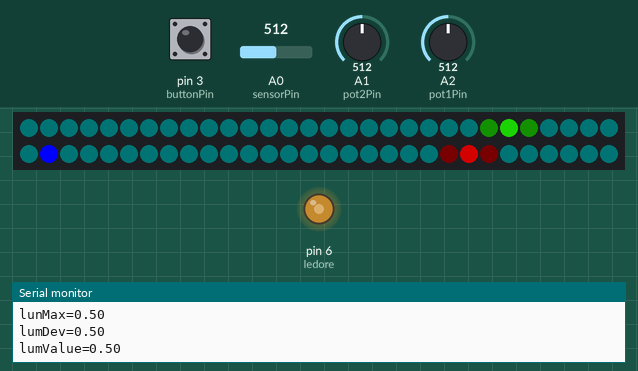
Bench run of a sketch on a simulated Arduino Uno, built with avr-gcc and run on an emulated ATmega328P. Parts: 60 RGB LEDs in strip order, left to right, continuing on the next row, output pins drawn as LEDs (lit = HIGH), the last lines printed to the serial monitor. The inputs (shaded band) are chosen by the test bench; at power-on: pin 3 (buttonPin) LOW, A0 (sensorPin) = 512, A1 (pot2Pin) = 512, A2 (pot1Pin) = 512. The local clock reads 2024-03-15 10:24:30 at power-on unless the sketch sets it.

Above: at 1.2 s.
1.3 s: pin 3 (buttonPin) pulled HIGH for 3.2 s
8.6 s: A0 (sensorPin) set to 716
At 9.3 s:
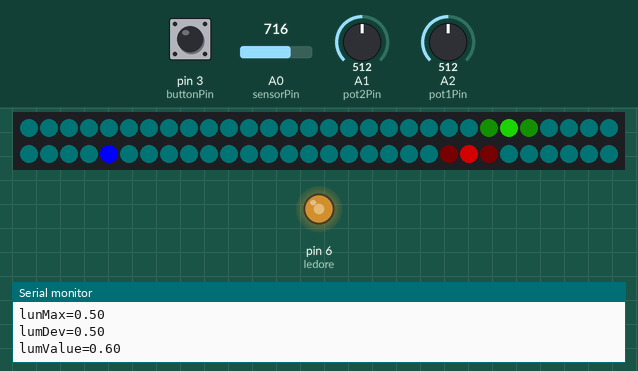
12.7 s: A1 (pot2Pin) set to 1010
At 13.5 s:
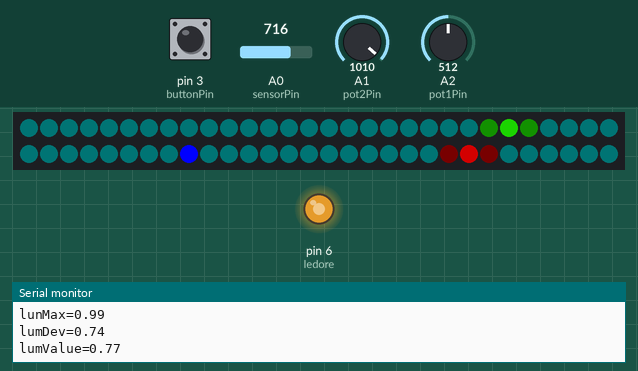
16.8 s: A0 (sensorPin) set to 0
At 17.6 s:
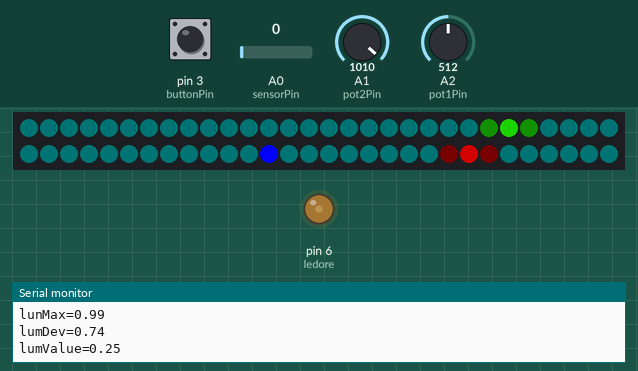
20.9 s: A2 (pot1Pin) set to 0
At 21.8 s:
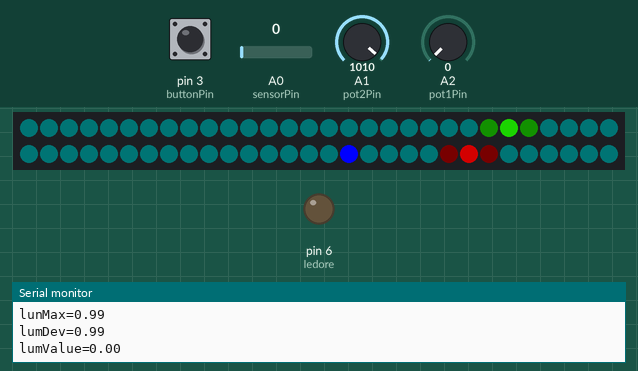
25.0 s: pin 3 (buttonPin) pulled HIGH for 3.2 s
Timing chart, 0 to 28.0 s (numbered marks = the images above; inputs shaded):
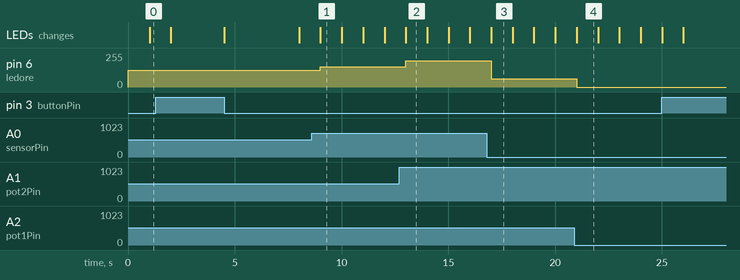

Measured:
- after the input at 8.6 s, pin 6 (ledore): 127/255 → 152/255 after 0.41 s
- after the input at 12.7 s, pin 6 (ledore): 152/255 → 196/255 after 0.31 s
- after the input at 16.8 s, pin 6 (ledore): 196/255 → 63/255 after 0.21 s
- after the input at 20.9 s, pin 6 (ledore): 63/255 → 0/255 after 0.11 s

The sketch:

orologiosoloore.ino
```cpp
//Created by Giuseppe Tamanini 02/04/2021
//Licenza CC/SA
// Date and time functions using a DS1307 RTC connected via I2C and Wire lib
#include <Wire.h>
#include "RTClib.h"
#include <WS2812.h>

RTC_DS1307 rtc;
#define outputPin 8  // Digital output pin command WS2812
#define LEDCount 60   // Number of LEDs WS2812
WS2812 LED(LEDCount);
cRGB value;

byte holdminute=99;
byte holdsecond=99;
int sensorPin = A0;   // input pin per photoresistor
int sensorValue = 0;  // variable to store the value coming from the sensor
int pot1Pin = A2;
int pot1Value = 0;
int pot2Pin = A1;
int pot2Value = 0;
float lumMin = 0;
float lumMax = 1;
float lumDev = 0;
float lumValue = 1; // luminosità dei led
int hh = 0;
int hho = 0;
int oldhh = - 99;
int mm = 0;;
int ss = 0;
boolean mh = true;
int gg = 0;
int mmm = 0;
int gs = 0;
int yy = 0;
int q = 0;
int ledore = 6;
boolean valbutton;
boolean oldvalbutton;
boolean modifica = false;
int buttonPin = 3;
boolean cambiato;
unsigned long myTime;
unsigned long myTime1;
unsigned long previousMillis;

void setup() {
  Serial.begin(9600);
  pinMode(buttonPin, INPUT);
  pinMode(ledore, OUTPUT);
  LED.setOutput(outputPin);
  if (! rtc.begin()) {
    Serial.println("Couldn't find RTC");
    while (1);
  }
  if (! rtc.isrunning()) {
    Serial.println("RTC is NOT running!");
    rtc.adjust(DateTime(2020, 1, 1, 0, 0, 0));
  }
  previousMillis = millis();
}

void loop() {
  // put your main code here, to run repeatedly:
  DateTime now = rtc.now();
  ss = now.second();
  if (holdsecond != ss) {
    sensorValue = analogRead(sensorPin);
    Serial.print("sensorValue=");
    Serial.println(sensorValue);
    pot1Value =  analogRead(pot1Pin);
    pot2Value =  analogRead(pot2Pin);
    lumMin = pot1Value / 1024.00;
    lumMax = pot2Value / 1024.00;
    Serial.print("lunMin=");
    Serial.println(lumMin);
    Serial.print("lunMax=");
    Serial.println(lumMax);
    lumDev = (lumMax + 1 - lumMin) / 2;
    lumValue = lumMin * 0.5 + lumDev * sensorValue / 1024.00;
    Serial.print("lumDev=");
    Serial.println(lumDev);
    Serial.print("lumValue=");
    Serial.println(lumValue);
    mm = now.minute();
    hh = now.hour();
    hho = hh;
    gg = now.day();
    mmm = now.month();
    yy = now.year();
    gs = now.dayOfTheWeek();
    if (gs == 0) gs = 7;
    if (hh > 11) {
      hho = hh - 12;
    }
    hho = hho * 5 + mm / 12 + 0.5;
    holdsecond = ss;
    analogWrite(ledore, 255 * lumValue);
    AccendiOre();
  }
  valbutton = digitalRead(buttonPin);
  if (valbutton && !oldvalbutton) {
    myTime = millis();
    oldvalbutton = true;
  } else if (valbutton == false && oldvalbutton) {
    oldvalbutton = false;  // pone il vecchio stato del pulsante a falso
    cambiato = false; // lo stato dell'azione del pulsante1 è falsa
  }
  if (valbutton && oldvalbutton && cambiato == false && millis() - myTime > 1000) {
    myTime = millis();
    while (valbutton) { // ripete finché il pulsante1 è ancora premuto attendendone il rilascio
      valbutton = digitalRead(buttonPin);
    }
    oldvalbutton = false;
    cambiato = false;
    modifica = true;
    myTime1 = millis();
    modificaora(); // esegue la funzione modificadata
    Serial.println("Modificaora");
  }
}


void AccendiOre () {
  for (int i = 0; i < 60; i++) {
    value.b = 1; value.g = 1; value.r = 0;
    LED.set_crgb_at(i, value);
  }
  int mp = mm - 1;
  int ms = mm + 1;
  if (mp < 0) mp = 59;
  if (ms == 60) ms = 0;
  value.b = 0; value.g = 16; value.r = 2;
  LED.set_crgb_at(mp, value);
  value.b = 0; value.g = 127; value.r = 16;
  LED.set_crgb_at(mm, value);
  value.b = 0; value.g = 16; value.r = 2;
  LED.set_crgb_at(ms, value);
  int hp = hho - 1;
  int hs = hho + 1;
  if (hp < 0) hp = 59;
  if (hs == 60) hs = 0;
  if (hp != mm) {
    value.b = 0; value.g = 0; value.r = 2;
    LED.set_crgb_at(hp, value);
  }
  value.b = 0; value.g = 0; value.r = 127;
  LED.set_crgb_at(hho, value);
  if (hs != mm) {
    value.b = 0; value.g = 0; value.r = 2;
    LED.set_crgb_at(hs, value);
  }
  if (mm == hho && mh == true) {
    value.b = 0; value.g = 16; value.r = 2;
    LED.set_crgb_at(mp, value);
    value.b = 0; value.g = 127; value.r = 16;
    LED.set_crgb_at(mm, value);
    value.b = 0; value.g = 16; value.r = 2;
    LED.set_crgb_at(ms, value);
    mh = false;
  }
  else if (mm == hho && mh == false) {
    value.b = 0; value.g = 0; value.r =2;
    LED.set_crgb_at(hp, value);
    value.b = 0; value.g = 0; value.r =127;
    LED.set_crgb_at(hho, value);
    value.b = 0; value.g = 0; value.r =2;
    LED.set_crgb_at(hs, value);
    mh = true;
  }
  value.b = 255; value.g = 0; value.r = 0;
  LED.set_crgb_at(ss, value);
  LED.sync(); // Sends the value to the LED
}

void modificaora() {
  while (modifica) {
  for (int i = 0; i < 60; i++) {
    value.b = 1; value.g = 1; value.r = 0;
    LED.set_crgb_at(i, value);
  }
  int mp = mm - 1;
  int ms = mm + 1;
  if (mp < 0) mp = 59;
  if (ms == 60) ms = 0;
  value.b = 0; value.g = 16; value.r = 2;
  LED.set_crgb_at(mp, value);
  value.b = 0; value.g = 127; value.r = 16;
  LED.set_crgb_at(mm, value);
  value.b = 0; value.g = 16; value.r = 2;
  LED.set_crgb_at(ms, value);
  int hp = hho - 1;
  int hs = hho + 1;
  if (hp < 0) hp = 59;
  if (hs == 60) hs = 0;
  if (hp != mm) {
    value.b = 0; value.g = 0; value.r = 2;
    LED.set_crgb_at(hp, value);
  }
  value.b = 0; value.g = 0; value.r = 127;
  LED.set_crgb_at(hho, value);
  if (hs != mm) {
    value.b = 0; value.g = 0; value.r = 2;
    LED.set_crgb_at(hs, value);
  }
  if (mm == hho && mh == true) {
    value.b = 0; value.g = 16; value.r = 2;
    LED.set_crgb_at(mp, value);
    value.b = 0; value.g = 127; value.r = 16;
    LED.set_crgb_at(mm, value);
    value.b = 0; value.g = 16; value.r = 2;
    LED.set_crgb_at(ms, value);
    mh = false;
  }
  else if (mm == hho && mh == false) {
    value.b = 0; value.g = 0; value.r =2;
    LED.set_crgb_at(hp, value);
    value.b = 0; value.g = 0; value.r =127;
    LED.set_crgb_at(hho, value);
    value.b = 0; value.g = 0; value.r =2;
    LED.set_crgb_at(hs, value);
    mh = true;
  }
  LED.sync(); // Sends the value to the LED
  valbutton = digitalRead(buttonPin);
  if (valbutton && !oldvalbutton) {
    myTime = millis();
    oldvalbutton = true;
    cambiato = true;
  } else if (valbutton == false && oldvalbutton) {
    oldvalbutton = false;  // pone il vecchio stato del pulsante a falso
    cambiato = false;
    myTime1 = millis();
  }
  if (valbutton && oldvalbutton && millis() - myTime > 50) {
    Serial.println(valbutton);
    myTime = millis();
    oldvalbutton = true;
    mm = mm + 1;
    if (mm == 60) {
      mm = 0;
      hh = hh + 1;
      if (hh == 24) hh = 0;
    }
    hho = hh;
    if (hh > 11) {
      hho = hh - 12;
    }
    hho = hho * 5 + mm / 12 + 0.5;
  }
  if (valbutton == false && oldvalbutton == false && cambiato == false && millis() - myTime1 > 3000) {
    rtc.adjust(DateTime(yy, mmm, gg, hh, mm, ss));
    modifica = false;
  }
  }
}
```
